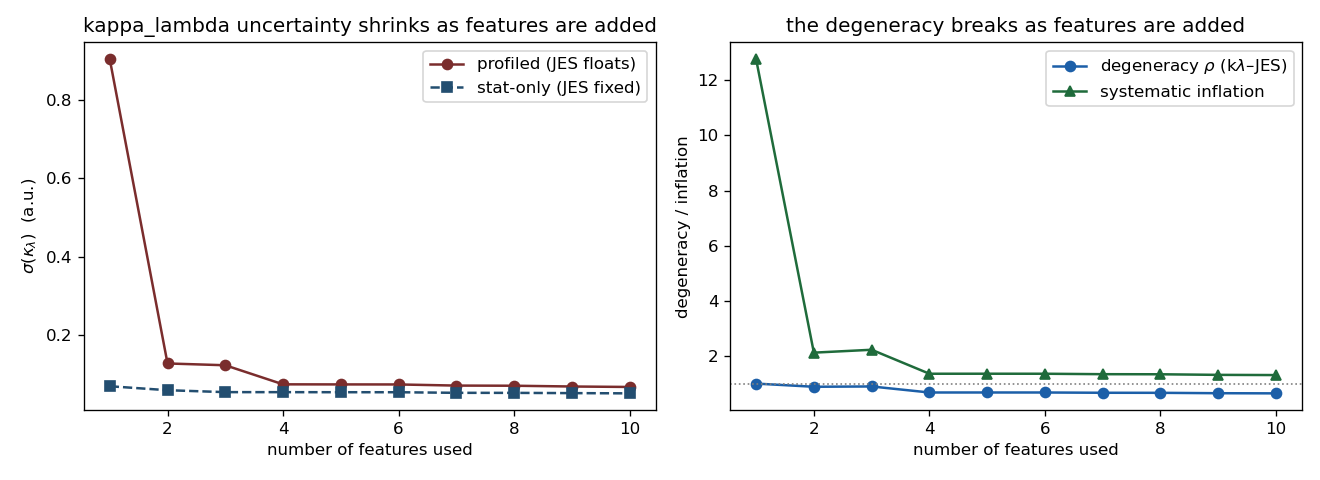

Python code for this plot:
"""Toy: how the kappa_lambda <-> JES degeneracy (and the profiled kappa_lambda
interval) shrinks as you add features.

Companion to Lesson 4. The point it makes numerically:

  * In ONE feature (m_HH) the kappa_lambda signal and a JES shift are *fully*
    degenerate -> profiling JES destroys the kappa_lambda measurement.
  * Adding features that respond DIFFERENTLY to kappa_lambda vs JES breaks the
    degeneracy -> the profiled kappa_lambda interval shrinks back toward the
    stat-only ideal.

Model (the Gaussian / Asimov limit of an NSBI profiled fit, so it's exact and
noise-free). Each event is a feature vector x ~ Normal(mean, I). The mean shifts
linearly with two parameters:
        mean(mu, alpha) = mu * s  +  alpha * j
  - mu    = kappa_lambda deviation (the POI)         -> direction s in feature space
  - alpha = JES nuisance (constrained, sigma=1)      -> direction j in feature space
With unit covariance the per-event Fisher information is the outer product of the
parameter gradients, so for N events:
        I = N * [[s.s, s.j],[j.s, j.j]]   (+ prior 1/sigma_alpha^2 on the alpha-alpha term)
The profiled sigma(mu) = sqrt( (I+prior)^{-1} )_{mu,mu}.
The data correlation rho = s.j / (|s||j|) over the USED features IS the degeneracy:
rho -> 1 means kappa_lambda and JES point the same way (indistinguishable).

Only the *trends* matter (absolute sigma scales as 1/sqrt(N)); rho and the
inflation = sigma_profiled/sigma_statonly are N-independent.

Usage:  python degeneracy_toy.py
"""
import json
import numpy as np

# --- per-feature sensitivity of each parameter (arbitrary units; physically motivated) ---
FEATURES = ["m_HH", "cos_theta*", "pT_HH", "m_bb", "dR_bb",
            "m_tautau", "dphi_HH", "dR_tautau", "pT_H1", "pT_H2"]

# kappa_lambda signature: strong in m_HH (interference reshapes the spectrum) and in the
# angular / pT_HH variables; weak in the jet-mass / single-leg variables.
s_kl = np.array([1.0, 0.6, 0.5, 0.05, 0.10, 0.05, 0.30, 0.10, 0.20, 0.20])
# JES signature: strong in m_HH (it propagates) AND in m_bb / jet pT (it scales jet energies);
# ~zero in the angular variables (dR, dphi robust to energy scale) and in m_tautau (taus, not jets).
j_jes = np.array([0.9, 0.05, 0.30, 0.90, 0.05, 0.0, 0.05, 0.0, 0.70, 0.70])

N = 200.0           # effective events (sets the absolute info scale; trend is N-independent)
SIGMA_ALPHA = 1.0   # Gaussian prior width on the JES nuisance, in its own sigma units


def analyze(idx):
    """idx = list of feature indices used. Returns (rho, sigma_stat, sigma_prof, inflation)."""
    s, j = s_kl[idx], j_jes[idx]
    I = N * np.array([[s @ s, s @ j], [j @ s, j @ j]])        # data Fisher for (mu, alpha)
    rho = I[0, 1] / np.sqrt(I[0, 0] * I[1, 1])                # degeneracy = cos(angle s,j)
    sigma_stat = 1.0 / np.sqrt(I[0, 0])                       # JES fixed (no systematic)
    Ic = I.copy(); Ic[1, 1] += 1.0 / SIGMA_ALPHA**2          # add the JES prior
    sigma_prof = np.sqrt(np.linalg.inv(Ic)[0, 0])            # JES profiled (systematic on)
    return float(rho), float(sigma_stat), float(sigma_prof), float(sigma_prof / sigma_stat)


def main():
    # cumulative prefixes in the lesson's feature order -> "add features one at a time"
    rows = []
    for k in range(1, len(FEATURES) + 1):
        idx = list(range(k))
        rho, st, pr, infl = analyze(idx)
        rows.append({"n_features": k, "added": FEATURES[k - 1],
                     "rho_degeneracy": rho, "sigma_stat": st,
                     "sigma_profiled": pr, "syst_inflation": infl})

    best = rows[-1]["sigma_stat"]   # stat-only with all features = the ideal
    print(f"{'n':>2} {'+feature':<11} {'degeneracy rho':>14} "
          f"{'sigma_kl (prof)':>16} {'vs ideal':>9} {'syst infl':>10}")
    print("-" * 66)
    for r in rows:
        print(f"{r['n_features']:>2} {r['added']:<11} {r['rho_degeneracy']:>14.3f} "
              f"{r['sigma_profiled']:>16.4f} {r['sigma_profiled']/best:>8.2f}x "
              f"{r['syst_inflation']:>9.2f}x")
    print(f"\n1-feature (m_HH only): degeneracy rho={rows[0]['rho_degeneracy']:.3f}, "
          f"profiled sigma is {rows[0]['sigma_profiled']/best:.1f}x the all-feature ideal.")
    print(f"all {len(FEATURES)} features:   degeneracy rho={rows[-1]['rho_degeneracy']:.3f}, "
          f"systematic inflation down to {rows[-1]['syst_inflation']:.2f}x.")

    with open("degeneracy_toy.json", "w") as fh:
        json.dump(rows, fh, indent=2)
    _plot(rows)


def _plot(rows):
    try:
        import matplotlib
        matplotlib.use("Agg")
        import matplotlib.pyplot as plt
    except Exception as exc:                       # pragma: no cover
        print(f"[plot] skipped ({exc})")
        return
    n = [r["n_features"] for r in rows]
    fig, (ax1, ax2) = plt.subplots(1, 2, figsize=(11, 4))
    ax1.plot(n, [r["sigma_profiled"] for r in rows], "o-", color="#7a2d2d", label="profiled (JES floats)")
    ax1.plot(n, [r["sigma_stat"] for r in rows], "s--", color="#234e70", label="stat-only (JES fixed)")
    ax1.set_xlabel("number of features used")
    ax1.set_ylabel(r"$\sigma(\kappa_\lambda)$  (a.u.)")
    ax1.set_title("kappa_lambda uncertainty shrinks as features are added")
    ax1.legend()
    ax2.plot(n, [r["rho_degeneracy"] for r in rows], "o-", color="#1c5fa8", label=r"degeneracy $\rho$ (k$\lambda$–JES)")
    ax2.plot(n, [r["syst_inflation"] for r in rows], "^-", color="#1f6b3b", label="systematic inflation")
    ax2.axhline(1.0, ls=":", color="gray", lw=1)
    ax2.set_xlabel("number of features used")
    ax2.set_ylabel("degeneracy / inflation")
    ax2.set_title("the degeneracy breaks as features are added")
    ax2.legend()
    fig.tight_layout()
    fig.savefig("degeneracy_toy.png", dpi=120)
    print("[plot] -> degeneracy_toy.png")


if __name__ == "__main__":
    main()
